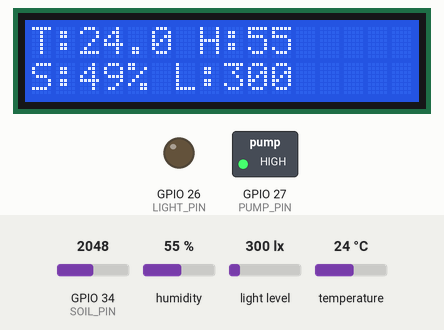
Recording of a sketch running on a simulated ESP32. Shown: 16×2 character LCD, switched loads named in the sketch (green lamp = pin HIGH), output pins drawn as LEDs (lit = HIGH). Inputs (shaded band) come from the test bench; at power-on: light level 300 lx, GPIO 34 (SOIL_PIN) = 2048, humidity 55 %, temperature 24 °C. WiFi joins after 1.5 s; servers stay silent unless stated; uploads are accepted with an empty reply; what the sketch prints to the serial monitor is not drawn.

Above: at 5.2 s.
5.3 s: light level set to 318 lx
At 7.8 s:
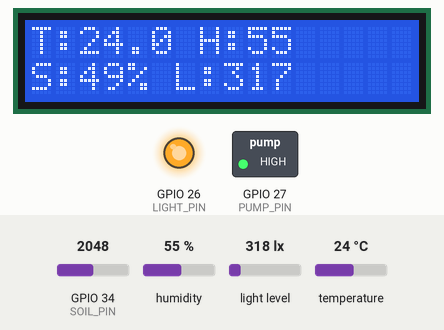
8.7 s: GPIO 34 (SOIL_PIN) set to 1693
At 10.0 s:
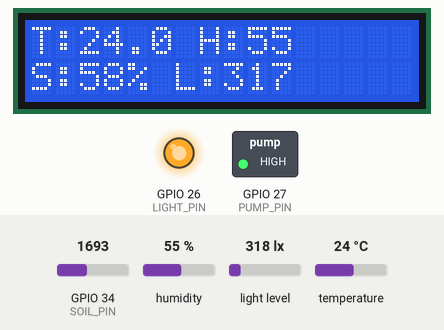
12.1 s: GPIO 34 (SOIL_PIN) set to 1586
At 13.4 s:
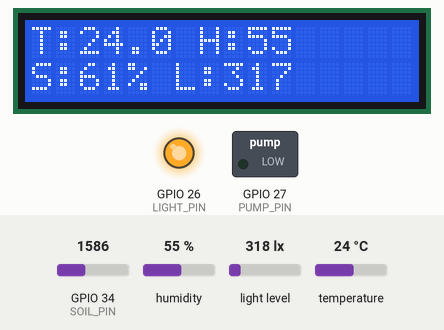
15.5 s: light level set to 40 lx
At 18.7 s:
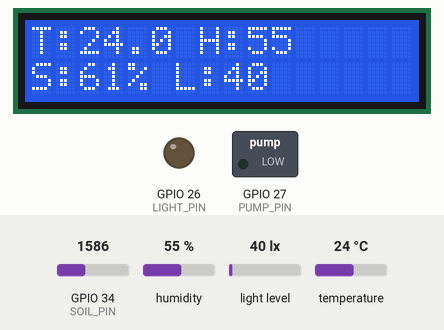
19.0 s: humidity set to 22 %
At 21.1 s:
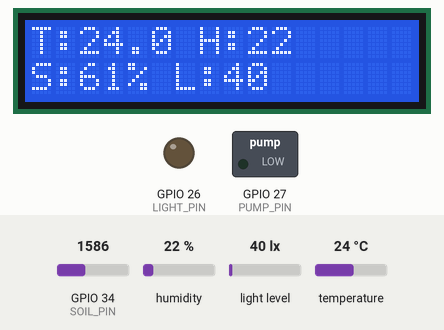
22.4 s: temperature set to 12 °C
At 23.2 s:
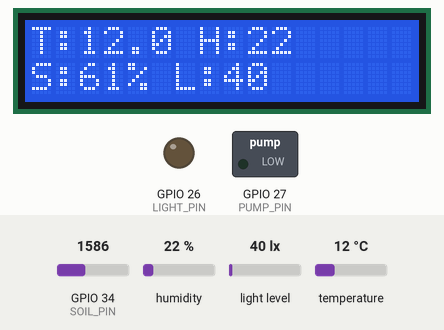
Timing chart, 0 to 25.4 s (numbered marks = the images above; inputs shaded):
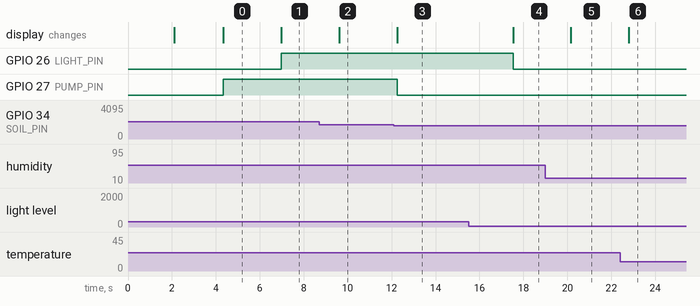

Measured:
- the behaviour switches between 300 and 301 lx on light level (found by bisection; images 0 and 1)
- the behaviour switches between 1639 and 1638 on GPIO 34 (SOIL_PIN) (found by bisection; images 2 and 3)
- after the input at 5.3 s, GPIO 26 (LIGHT_PIN): LOW → HIGH after 1.7 s; the display: changes after 1.7 s (image 1)
- after the input at 8.7 s, the display: changes after 0.91 s (image 2)
- after the input at 12.1 s, GPIO 27 (PUMP_PIN): HIGH → LOW after 0.15 s; the display: changes after 0.15 s (image 3)
- after the input at 15.5 s, GPIO 26 (LIGHT_PIN): HIGH → LOW after 2.0 s; the display: changes after 2.0 s (image 4)
- after the input at 19.0 s, the display: changes after 1.2 s (image 5)
- after the input at 22.4 s, the display: changes after 0.40 s (image 6)

The sketch:

SiramiPlant_Modif_baru.ino
```cpp
#include <Wire.h>
#include <LiquidCrystal_I2C.h>
#include <BH1750.h>
#include "DHT.h"

#include <WiFi.h>
#include <HTTPClient.h>
#include <ArduinoJson.h>


#define DHTPIN 15
#define DHTTYPE DHT22
#define SOIL_PIN 34
#define PUMP_PIN 27
#define LIGHT_PIN 26


DHT dht(DHTPIN, DHTTYPE);
BH1750 lightMeter;
LiquidCrystal_I2C lcd(0x27, 16, 2);


float temperature;
float humidity;
int soilValue;
float lux;


const char* ssid = "SiramiIOT";
const char* password = "melon123";
const char* baseUrl = "http://202.10.47.148:8080/api";
const int deviceId = 1;


int soilMinDefault = 20;
int soilMaxDefault = 60;
int tempPumpDefault = 35;
int tempLightOffDefault = 28;
int luxMinDefault = 200;
int luxMaxDefault = 300;
int lightDurationDefault = 2000;
int lightIntervalDefault = 3000;


int soilMin = soilMinDefault;
int soilMax = soilMaxDefault;
int tempPump = tempPumpDefault;
int tempLightOff = tempLightOffDefault;
int luxMin = luxMinDefault;
int luxMax = luxMaxDefault;
int lightDuration = lightDurationDefault;
int lightInterval = lightIntervalDefault;


bool pumpOverrideActive = false;
unsigned long pumpOverrideEnd = 0;

bool lightOverrideActive = false;
unsigned long lightOverrideEnd = 0;


unsigned long lastLightOn = 0;
bool lightActive = false;


bool manualMode = true;


void fetchCustomSettings() {
  if (WiFi.status() != WL_CONNECTED) return;

  HTTPClient http;

  String url = String(baseUrl) +"/device/" + deviceId + "/settings";
  http.begin(url);

  int httpCode = http.GET();
  if (httpCode == 200) {
    String payload = http.getString();

    StaticJsonDocument<512> doc;
    DeserializationError error = deserializeJson(doc, payload);
    if (!error) {

      manualMode = doc["manualMode"] | manualMode;


      if (manualMode) {
          Serial.println("Manual Mode: Using custom settings");

          soilMin = doc["soilMin"] | soilMinDefault;
          soilMax = doc["soilMin"] | soilMaxDefault;
          tempPump = doc["tempPump"] | tempPumpDefault;
          tempLightOff = doc["tempLightOff"] | tempLightOffDefault;
          luxMin = doc["luxMin"] | luxMinDefault;
          luxMax = doc["luxMax"] | luxMaxDefault;
          lightDuration = doc["lightDuration"] | lightDurationDefault;
          lightInterval = doc["lightInterval"] | lightIntervalDefault;

      } else {
          Serial.println("Automatic Mode: Using default thresholds");

          soilMin = soilMinDefault;
          soilMax = soilMaxDefault;
          tempPump = tempPumpDefault;
          tempLightOff = tempLightOffDefault;
          luxMin = luxMinDefault;
          luxMax = luxMaxDefault;
          lightDuration = lightDurationDefault;
          lightInterval = lightIntervalDefault;
      }
    }
  } else {
    Serial.printf("Failed to fetch settings. HTTP code: %d\n", httpCode);
  }
  http.end();
}

void setup() {
  Serial.begin(115200);
  Wire.begin(21, 22);

  dht.begin();
  lightMeter.begin();
  lcd.begin();

  lcd.backlight();

  pinMode(PUMP_PIN, OUTPUT);
  pinMode(LIGHT_PIN, OUTPUT);
  digitalWrite(PUMP_PIN, LOW);
  digitalWrite(LIGHT_PIN, LOW);

  lcd.setCursor(0, 0);
  lcd.print("Smart Plant v2");
  lcd.setCursor(0, 1);
  lcd.print("Init sensors...");
  delay(2000);
  lcd.clear();

  Serial.println("Connecting to WiFi...");
  Serial.println("Attempting to connect to WiFi...");
  Serial.println(ssid);

  WiFi.begin(ssid, password);
  int retries = 0;
while (WiFi.status() != WL_CONNECTED && retries < 20) {
  delay(1000);
  Serial.print(".");
  retries++;
}
if (WiFi.status() == WL_CONNECTED) {
  Serial.println("\nConnected to WiFi!");
  Serial.println(WiFi.localIP());
} else {
  Serial.println("\nFailed to connect to WiFi.");
}

  Serial.println("=== Smart Plant System v2 Started ===");
}

void loop() {

  fetchCustomSettings();

  humidity = dht.readHumidity();
  temperature = dht.readTemperature();
  soilValue = analogRead(SOIL_PIN);
  lux = lightMeter.readLightLevel();

  int soilPercent = map(soilValue, 4095, 0, 0, 100);
  soilPercent = constrain(soilPercent, 0, 100);

  Serial.println("----- DATA SENSOR -----");
  Serial.printf("Suhu: %.1f C\n", temperature);
  Serial.printf("Kelembapan Udara: %.1f %%\n", humidity);
  Serial.printf("Tanah: %d %%\n", soilPercent);
  Serial.printf("Cahaya: %.0f lux\n", lux);
  Serial.println("-----------------------");

  lcd.setCursor(0, 0);
  lcd.print("T:");
  lcd.print(temperature, 1);
  lcd.print(" H:");
  lcd.print(humidity, 0);
  lcd.print("  ");

  lcd.setCursor(0, 1);
  lcd.print("S:");
  lcd.print(soilPercent);
  lcd.print("% L:");
  lcd.print((int)lux);
  lcd.print("   ");

  handleOverrideExpiry();

  if (!pumpOverrideActive) {
    if (((soilPercent > soilMin) || (temperature > tempPump)) && (soilPercent < soilMax)) {
      digitalWrite(PUMP_PIN, HIGH);
      Serial.println("Pompa: ON");
    } else if (((soilPercent == 0) || (temperature > tempPump)) && (soilPercent < soilMax)) {
      digitalWrite(PUMP_PIN, HIGH);
      Serial.println("Pompa: ON");
    } else {
      digitalWrite(PUMP_PIN, LOW);
      Serial.println("Pompa: OFF");
    }
  }

  unsigned long now = millis();

  if (!lightOverrideActive) {

    if (temperature > tempLightOff || lux > luxMax) {
      digitalWrite(LIGHT_PIN, HIGH);
      Serial.println("Light: OFF (too hot/bright)");
    } else {
      digitalWrite(LIGHT_PIN, LOW);
      Serial.println("Light: ON (smart)");
    }

  }


  if (!lightOverrideActive && lightActive && (now - lastLightOn >= lightDuration)) {
      digitalWrite(LIGHT_PIN, HIGH);
      lightActive = false;
      lastLightOn = now;
      Serial.println("Growlight: OFF (1 jam selesai)");
  }


  if (!lightOverrideActive && (temperature > tempLightOff || lux > luxMax)) {
      digitalWrite(LIGHT_PIN, HIGH);
      lightActive = false;
      Serial.println("Growlight: OFF (karena panas/terang)");
  }


  sendSensorData(soilPercent, humidity, lux);
  fetchCommandsAndApply();

  delay(2000);

}

void sendSensorData(float soil, float airHum, float light) {
  if (WiFi.status() == WL_CONNECTED) {
    HTTPClient http;
    String url = String(baseUrl) + "/sensor/update";
    http.begin(url);
    http.addHeader("Content-Type", "application/json");

    String payload = "{\"deviceId\":" + String(deviceId) +
                     ",\"soilMoisture\":" + String(soil, 2) +
                     ",\"airHumidity\":" + String(airHum, 2) +
                     ",\"lightIntensity\":" + String(light, 2) + "}";

    int httpResponseCode = http.POST(payload);
    Serial.printf("POST /sensor/update -> %d\n", httpResponseCode);
    http.end();
  } else {
    Serial.println("WiFi disconnected, can't send data!");
  }
}


void fetchCommandsAndApply() {
  if (WiFi.status() != WL_CONNECTED) return;

  HTTPClient http;
  String url = String(baseUrl) + "/device/" + String(deviceId) + "/commands/latest";
  http.begin(url);

  int code = http.GET();
  if (code != 200) {
    Serial.printf("GET commands failed: %d\n", code);
    http.end();
    return;
  }

  String response = http.getString();
  Serial.println("Received command JSON:");
  Serial.println(response);

  DynamicJsonDocument doc(1024);
  if (deserializeJson(doc, response)) {
    Serial.println("JSON error");
    return;
  }

  bool waterOverride = doc["watering"]["override"];
  float waterValue = doc["watering"]["value"];
  int duration = doc["watering"]["durationSeconds"];

  static long lastWateringId = -1;
  long currentWateringId = doc["watering"]["id"] | 0;

  if (waterOverride && currentWateringId != lastWateringId) {
      lastWateringId = currentWateringId;
      pumpOverrideActive = true;
      pumpOverrideEnd = millis() + (duration * 1000);

      if (waterValue > 0) {
          digitalWrite(PUMP_PIN, HIGH);
          Serial.println("Pump: ON (override)");
      } else {
          digitalWrite(PUMP_PIN, LOW);
          Serial.println("Pump: OFF (override)");
      }
  }

  bool lightOverride = doc["lighting"]["override"];
  float lightValue = doc["lighting"]["value"];
  int lightDuration = doc["lighting"]["durationSeconds"];
  static long lastLightingId = -1;
  long currentLightingId = doc["lighting"]["id"] | 0;

  if (lightOverride && currentLightingId != lastLightingId) {
      lastLightingId = currentLightingId;
      lightOverrideActive = true;
      lightOverrideEnd = millis() + (lightDuration * 1000);

      if (lightValue > 0) {
          digitalWrite(LIGHT_PIN, LOW);
          Serial.println("Light: ON (override)");
      } else {
          digitalWrite(LIGHT_PIN, HIGH);
          Serial.println("Light: OFF (override)");
      }
  }

  http.end();
}


void handleOverrideExpiry() {
    unsigned long now = millis();

    if (pumpOverrideActive && now >= pumpOverrideEnd) {
        pumpOverrideActive = false;
        digitalWrite(PUMP_PIN, LOW);
        Serial.println("Pump override ended → Returning to normal logic");

        if (WiFi.status() == WL_CONNECTED) {
            HTTPClient http;
            String url = String(baseUrl) + "/device/" + String(deviceId) + "/command/clear?type=watering";
            http.begin(url);
            http.POST("");
            http.end();
        }
    }

    if (lightOverrideActive && now >= lightOverrideEnd) {
        lightOverrideActive = false;
        digitalWrite(LIGHT_PIN, LOW);
        Serial.println("Light override ended → Returning to normal logic");

        if (WiFi.status() == WL_CONNECTED) {
            HTTPClient http;
            String url = String(baseUrl) + "/device/" + String(deviceId) + "/command/clear?type=lighting";
            http.begin(url);
            http.POST("");
            http.end();
        }
    }
}
```
